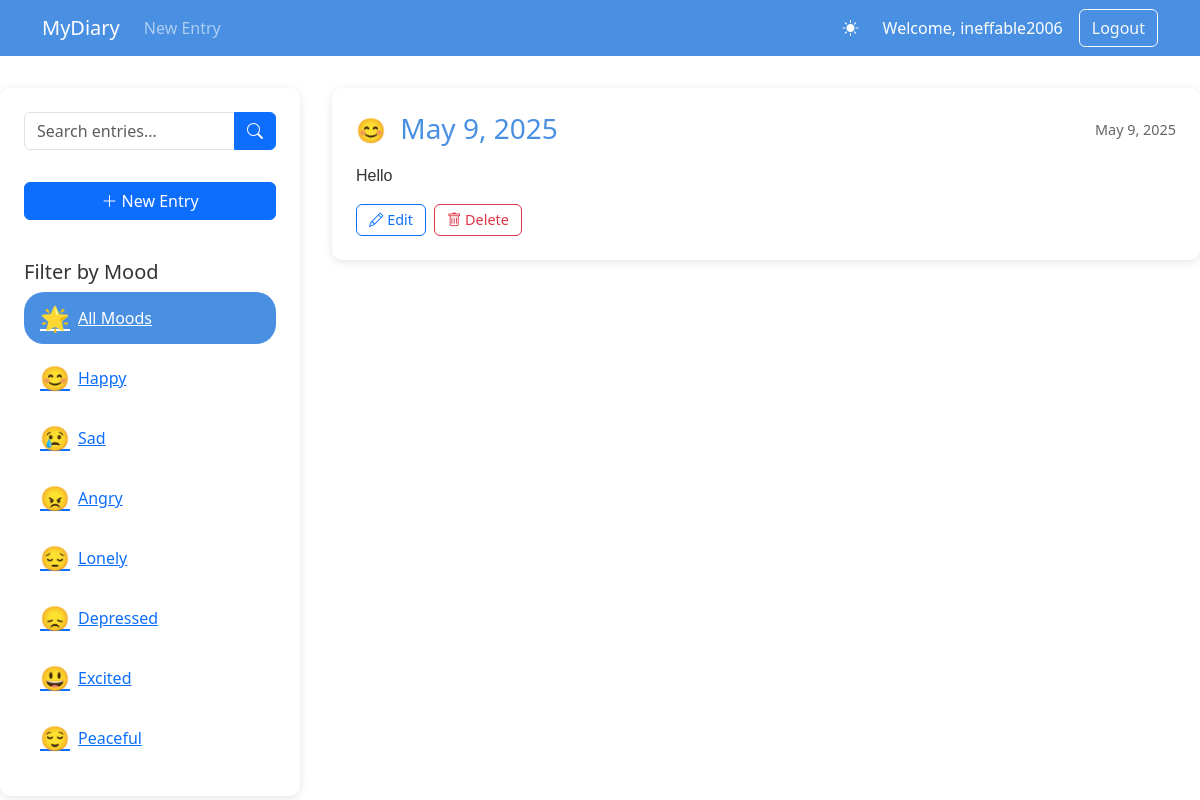
Screenshot of / (signed in) with the database file from the repository.
### CoreApp/models.py (models this page shows, shortened)
class DiaryEntry(models.Model):
    MOOD_CHOICES = [
        ('happy', 'Happy'),
        ('sad', 'Sad'),
        ('angry', 'Angry'),
        ('lonely', 'Lonely'),
        ('depressed', 'Depressed'),
        ('excited', 'Excited'),
        ('peaceful', 'Peaceful'),
    ]
    FONT_CHOICES = [
        ('Arial', 'Arial'),
        ('Times New Roman', 'Times New Roman'),
        ('Courier New', 'Courier New'),
        ('Georgia', 'Georgia'),
        ('Verdana', 'Verdana'),
    ]
    FONT_SIZE_CHOICES = [
        ('12', '12px'),
        ('14', '14px'),
        ('16', '16px'),
        ('18', '18px'),
        ('20', '20px'),
        ('24', '24px'),
    ]
    user = models.ForeignKey(User, on_delete=models.CASCADE)
    title = models.CharField(max_length=200)
    content = models.TextField()
    mood = models.CharField(max_length=20, choices=MOOD_CHOICES)
    created_at = models.DateTimeField(auto_now_add=True)
    updated_at = models.DateTimeField(auto_now=True)
    font_style = models.CharField(max_length=50, choices=FONT_CHOICES, default='Arial')
    font_size = models.CharField(max_length=3, choices=FONT_SIZE_CHOICES, default='16')
    is_bold = models.BooleanField(default=False)
    is_italic = models.BooleanField(default=False)
    is_underline = models.BooleanField(default=False)
    is_strikethrough = models.BooleanField(default=False)
    class Meta:
        ordering = ['-created_at']
        verbose_name_plural = 'Diary Entries'

### CoreApp/views.py (the view)
# urls.py: path('', views.home, name='home'),
@login_required
def home(request):
    mood_filter = request.GET.get('mood', '')
    entries = DiaryEntry.objects.filter(user=request.user)
    if mood_filter:
        entries = entries.filter(mood=mood_filter)
    entries = entries.order_by('-created_at')
    context = {
        'entries': entries,
        'moods': DiaryEntry.MOOD_CHOICES,
        'current_mood': mood_filter
    }
    return render(request, 'home.html', context)

### templates/home.html (shortened to what this page needs)
{% extends "base.html" %}
{% block content %}
<div class="diary-container">
    <aside class="sidebar">
        <form action="{% url 'search_entries' %}" method="GET" class="search-form">
            <div class="input-group">
                <input type="text" name="q" class="form-control" placeholder="Search entries..." value="{{ request.GET.q }}">
                <button type="submit" class="btn btn-primary">
                    <i class="bi bi-search"></i>
                </button>
            </div>
        </form>
        <a href="{% url 'new_entry' %}" class="btn btn-primary w-100 mb-3">
            <i class="bi bi-plus-lg"></i> New Entry
        </a>
        <div class="mood-filters mt-4">
            <h5>Filter by Mood</h5>
            <a href="{% url 'home' %}" class="mood-filter {% if not current_mood %}active{% endif %}">
                <span class="mood-indicator">🌟</span>
                <span>All Moods</span>
            </a>
            {% for mood, label in moods %}
            <a href="?mood={{ mood }}" class="mood-filter {% if current_mood == mood %}active{% endif %}">
                <span class="mood-indicator">
                    {% if mood == 'happy' %}😊
                    {% elif mood == 'sad' %}😢
                    {% elif mood == 'angry' %}😠
                    {% elif mood == 'lonely' %}😔
                    {% elif mood == 'depressed' %}😞
                    {% elif mood == 'excited' %}😃
                    {% elif mood == 'peaceful' %}😌
                    {% endif %}
                </span>
                <span>{{ label }}</span>
            </a>
            {% endfor %}
        </div>
    </aside>
    <main class="main-content">
        {% if entries %}
            {% for entry in entries %}
            <article class="entry-card">
                <div class="entry-header">
                    <div>
                        <span class="mood-indicator mood-{{ entry.mood }}">
                            {% if entry.mood == 'happy' %}😊
                            {% elif entry.mood == 'sad' %}😢
                            {% elif entry.mood == 'angry' %}😠
                            {% elif entry.mood == 'lonely' %}😔
                            {% elif entry.mood == 'depressed' %}😞
                            {% elif entry.mood == 'excited' %}😃
                            {% elif entry.mood == 'peaceful' %}😌
                            {% endif %}
                        </span>
                        <h3 class="entry-title d-inline">{{ entry.title }}</h3>
                    </div>
                    <span class="entry-date">{{ entry.created_at|date:"F j, Y" }}</span>
                </div>
                <div class="entry-content"
                     style="font-size: {{ entry.font_size }}px;
                            font-family: {{ entry.font_style }};
                            {% if entry.is_strikethrough %}text-decoration: line-through;{% endif %}">
                    {{ entry.content|linebreaks }}
                </div>
                <div class="entry-actions">
                    <a href="{% url 'edit_entry' entry.pk %}" class="btn btn-outline-primary btn-action">
                        <i class="bi bi-pencil"></i> Edit
                    </a>
                    <form action="{% url 'delete_entry' entry.pk %}" method="POST" class="d-inline">
                        <button type="submit" class="btn btn-outline-danger btn-action" onclick="return confirm('Are you sure you want to delete this entry?')">
                            <i class="bi bi-trash"></i> Delete
                        </button>
                    </form>
                </div>
            </article>
            {% endfor %}
        {% endif %}
    </main>
</div>
{% endblock %}

### templates/base.html (shortened to what this page needs)
<!DOCTYPE html>
<html lang="en">
<head>
    <link href="https://cdn.jsdelivr.net/npm/bootstrap@5.3.0/dist/css/bootstrap.min.css" rel="stylesheet">
    <link rel="stylesheet" href="https://cdn.jsdelivr.net/npm/bootstrap-icons@1.11.0/font/bootstrap-icons.css">
</head>
<body>
    {% if user.is_authenticated %}
    <nav class="navbar navbar-expand-lg navbar-dark">
        <div class="container">
            <a class="navbar-brand" href="{% url 'home' %}">MyDiary</a>
            <div class="collapse navbar-collapse" id="navbarNav">
                <ul class="navbar-nav me-auto">
                    <li class="nav-item">
                        <a class="nav-link" href="{% url 'new_entry' %}">New Entry</a>
                    </li>
                </ul>
                <div class="d-flex align-items-center">
                    <div id="theme-toggle" class="text-white me-3">
                        <i class="bi bi-sun-fill"></i>
                    </div>
                    <span class="text-white me-3">Welcome, {{ user.username }}</span>
                    <form method="post" action="{% url 'logout' %}" class="d-inline">
                        <button type="submit" class="btn btn-outline-light">Logout</button>
                    </form>
                </div>
            </div>
        </div>
    </nav>
    {% endif %}
    <div class="container-fluid p-0">
        {% block content %}{% endblock %}
    </div>
</body>
</html>

### templates/base.html (style rules this page uses)
:root { --primary-color: #4a90e2; --background-color: #ffffff; --text-color: #333333; }
body { background-color: var(--background-color); color: var(--text-color); transition: background-color 0.3s, color 0.3s; min-height: 100vh; display: flex; flex-direction: column; }
.navbar { background-color: var(--primary-color) !important; }
#theme-toggle { cursor: pointer; padding: 8px; border-radius: 50%; transition: background-color 0.3s; }

### templates/home.html (style rules this page uses)
.diary-container { display: flex; gap: 2rem; margin-top: 2rem; }
.sidebar { width: 300px; background: var(--background-color); padding: 1.5rem; border-radius: 10px; box-shadow: 0 2px 10px rgba(0,0,0,0.1); height: fit-content; position: sticky; top: 2rem; }
.main-content { flex: 1; }
.entry-card { background: var(--background-color); border-radius: 10px; padding: 1.5rem; margin-bottom: 1.5rem; box-shadow: 0 2px 10px rgba(0,0,0,0.1); transition: transform 0.2s; }
.entry-header { display: flex; justify-content: space-between; align-items: center; margin-bottom: 1rem; }
.entry-title { margin: 0; color: var(--primary-color); }
.entry-date { font-size: 0.9rem; color: #666; }
.mood-indicator { font-size: 1.5rem; margin-right: 0.5rem; }
.search-form { margin-bottom: 2rem; }
.entry-actions { margin-top: 1rem; display: flex; gap: 0.5rem; }
.btn-action { padding: 0.25rem 0.75rem; font-size: 0.9rem; }
.mood-happy { color: #ffd700; }
.mood-filter { display: flex; align-items: center; padding: 0.5rem 1rem; border-radius: 20px; margin-bottom: 0.5rem; cursor: pointer; transition: background-color 0.2s; }
.mood-filter.active { background-color: var(--primary-color); color: white; }

### rows the page displays
DiaryEntry: title "May 9, 2025", created_at "May 9, 2025", content "Hello"

### other values shown
{{ user.username }} "ineffable2006"
{{ label }} "Happy" "Sad" "Angry" "Lonely" "Depressed" "Excited" "Peaceful"
